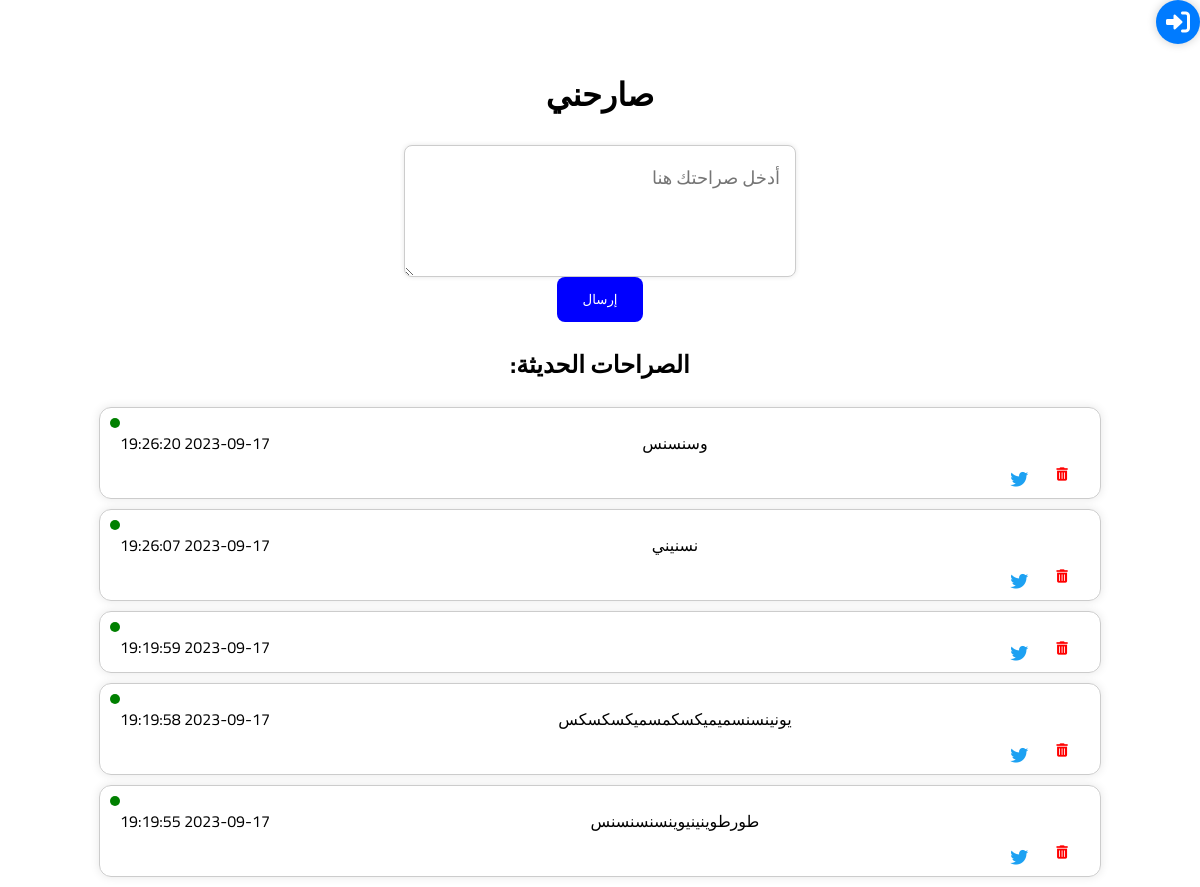
Screenshot of / (signed in) with the database file from the repository.
### tables this page shows
CREATE TABLE messages (
  id INTEGER PRIMARY KEY AUTOINCREMENT,
  message TEXT,
  viewed BOOLEAN DEFAULT 0,
  timestamp DATETIME DEFAULT CURRENT_TIMESTAMP
);

### index.php (the view, shortened to what this page needs)
<?php
$db = new SQLite3('messages.db');
$isAdmin = $_SESSION['isAdmin'] ?? false;
?>
<!DOCTYPE html>
<html dir="rtl" lang="ar">
<head>
  <link rel="stylesheet" href="https://cdnjs.cloudflare.com/ajax/libs/font-awesome/6.0.0-beta2/css/all.min.css">
</head>
<body>
<i id="loginBtn" class="fas fa-sign-in-alt"></i>
<center>
  <h1>صارحني</h1>
  <form action="index.php" method="post">
    <textarea name="message" placeholder="أدخل صراحتك هنا"></textarea>
    <button type="submit">إرسال</button>
  </form>
<?php if ($isAdmin): ?>
<div>
  <h2>الصراحات الحديثة:</h2>
  <?php
    $results = $db->query('SELECT * FROM messages ORDER BY id DESC');
    while ($row = $results->fetchArray()) {
      $class = $row['viewed'] ? 'read' : 'unread';
      echo "<div class='card $class'>";
      if (!$row['viewed']) {
        echo "<div class='unread-dot'></div>";
      }
      echo "{$row['message']} <span style='float: left;'>{$row['timestamp']}</span>";
      if ($isAdmin) {
        echo "<div class='card-actions'>
                <form method='post' style='display: inline;'>
                  <button type='submit' name='delete_id' value='{$row['id']}' style='background: none; border: none;'>
                    <i class='fas fa-trash-alt delete-icon'></i>
                  </button>
                </form>";
        $tweetText = urlencode("({$row['message']})");
        echo "<a href='https://twitter.com/intent/tweet?text=$tweetText' target='_blank'>
                <i class='fab fa-twitter twitter-icon'></i>
              </a>
            </div>";
      }
      echo "</div>";
    }
  ?>
</div>
<?php endif; ?>
</body>
</html>

### index.php (style rules this page uses)
body { font-family: 'Cairo', sans-serif; margin: 0; padding: 0; box-sizing: border-box; }
h1 { font-size: 2em; margin-top: 20px; }
form { display: flex; flex-direction: column; align-items: center; margin: 20px; width: 80%; max-width: 400px; }
textarea { width: 90%; min-height: 100px; padding: 15px; font-size: 18px; border-radius: 8px; border: 1px solid #ccc; box-shadow: 0 0 5px rgba(0,0,0,0.1); font-family: 'Cairo', sans-serif; }
button { padding: 15px 25px; background-color: blue; color: white; border: none; border-radius: 8px; cursor: pointer; }
.card { width: 80%; border: 1px solid #ccc; padding: 20px; margin: 10px 0; box-shadow: 0 0 10px rgba(0,0,0,0.1); border-radius: 12px; position: relative; word-wrap: break-word; padding-bottom: 40px; }
.card-actions { position: absolute; bottom: 10px; right: 10px; font-size: 18px; }
.card-actions a, .card-actions button { margin: 0 2px; padding: 0; }
.card-actions .delete-icon, .card-actions .twitter-icon { vertical-align: bottom; }
.card-actions .delete-icon { color: red; }
.card-actions .twitter-icon { color: #1DA1F2; }
#loginBtn { font-size: 24px; color: #FFFFFF; cursor: pointer; background-color: #007bff; padding: 10px; border-radius: 50%; box-shadow: 0px 0px 10px rgba(0, 0, 0, 0.2); }
.unread-dot { position: absolute; width: 10px; height: 10px; background-color: green; border-radius: 50%; top: 10px; left: 10px; }

### rows the page displays
messages: viewed False (drawn), message "وسنسنس", timestamp "2023-09-17 19:26:20", $row['id'] 5 (drawn)
messages: viewed False (drawn), message "نسنيني", timestamp "2023-09-17 19:26:07", $row['id'] 4 (drawn)
messages: viewed False (drawn), timestamp "2023-09-17 19:19:59", $row['id'] 3 (drawn)
messages: viewed False (drawn), message "يونينسنسميميكسكمسميكسكسكس", timestamp "2023-09-17 19:19:58", $row['id'] 2 (drawn)
messages: viewed False (drawn), message "طورطوينينيوينسنسنسنس", timestamp "2023-09-17 19:19:55", $row['id'] 1 (drawn)
